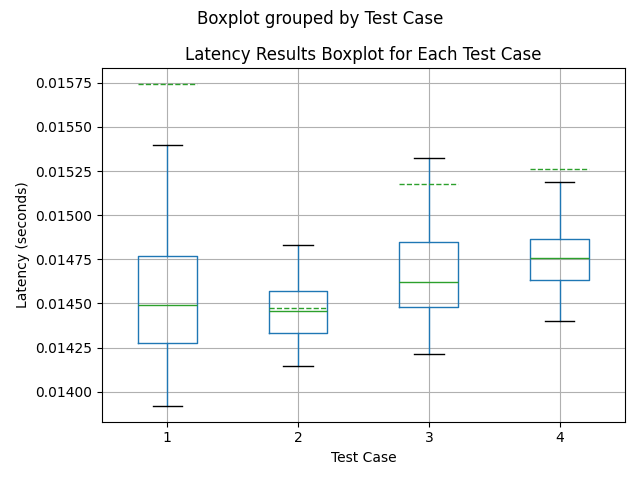

This chart was generated by the following Python code:
import pandas as pd
import matplotlib.pyplot as plt

df = pd.read_csv("latency_results.csv")

average_latency = df.groupby('Test Case')['Latency (s)'].mean()
print(f"Average latency: {average_latency}")

# generate boxplot for latencies
plt.figure(figsize=(10, 4))
df.boxplot(column='Latency (s)', by='Test Case', showfliers=False, showmeans=True, meanline=True)

# set plot title and labels
plt.title("Latency Results Boxplot for Each Test Case")
plt.xlabel("Test Case")
plt.ylabel("Latency (seconds)")
plt.tight_layout()
plt.savefig('boxplot.png')
plt.show()
